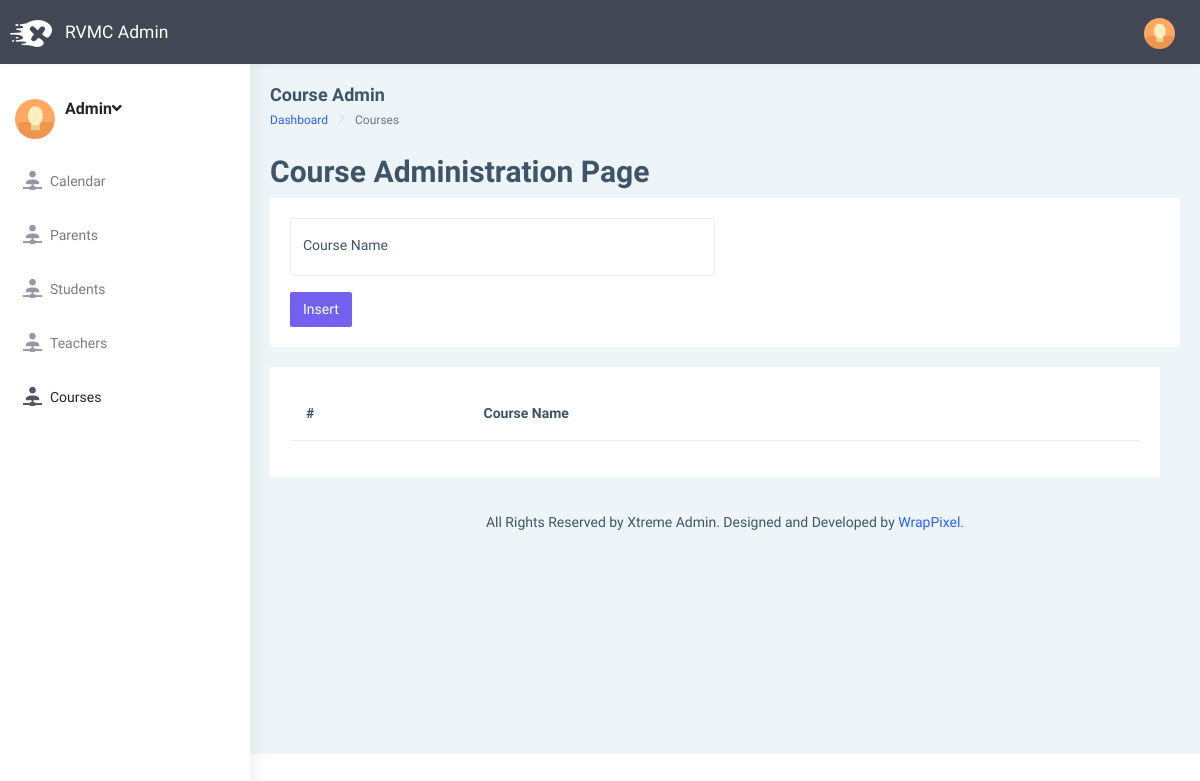
Before: /administration/course.php with the older database file.
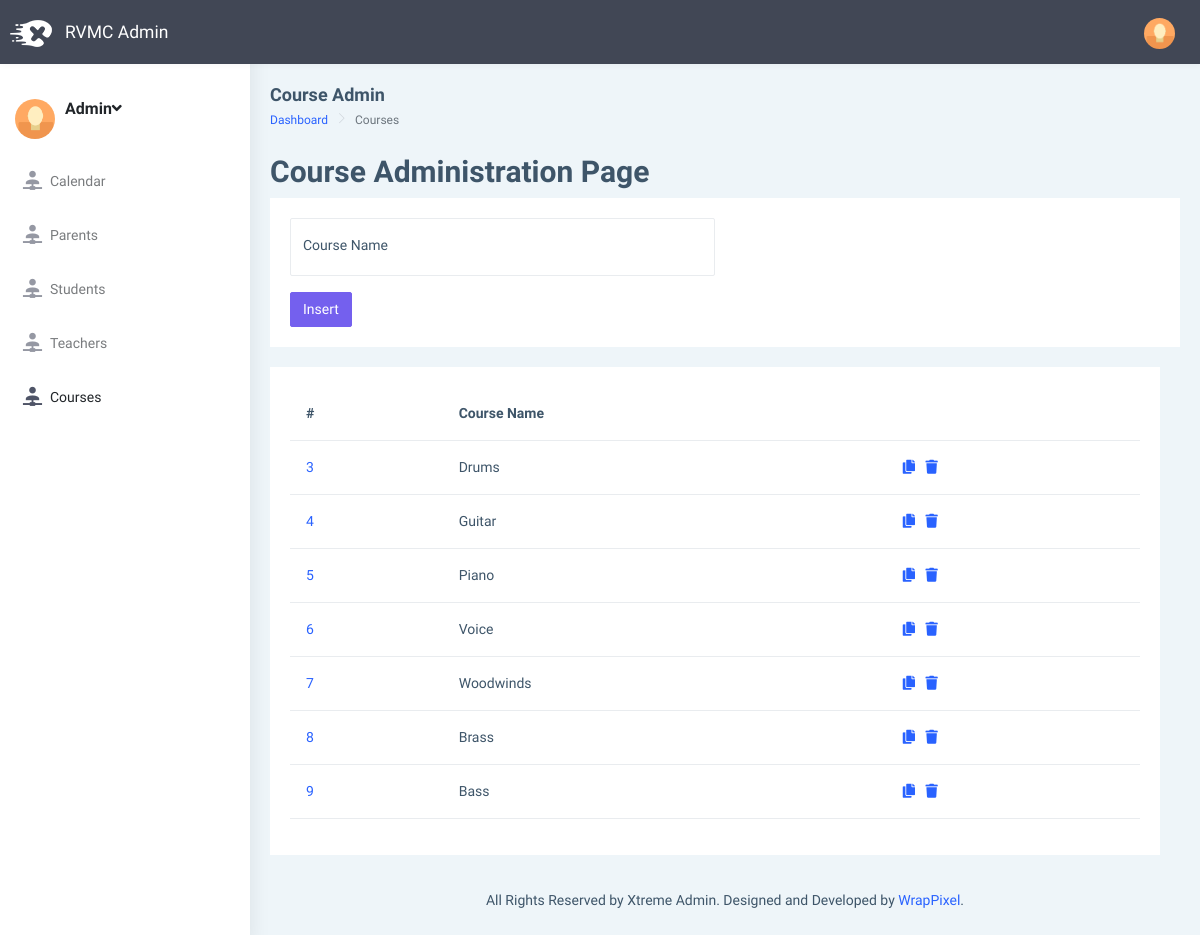
After: the same page with the newer database file.
### tables this page shows
CREATE TABLE `course` (
  `id` int NOT NULL AUTO_INCREMENT,
  `name` varchar(45) DEFAULT NULL,
  PRIMARY KEY (`id`)
);

### classes/course_dao.php (called while the page is built, shortened)
<?php
class CourseDao {
    public function getAllCourses() {
        $records = array();
        $arrayCounter = 0;
        try {
            $db = DbUtil::getConnection();
            $sql = "select * from course";
            $stmt = $db->prepare($sql);
            if ($stmt->execute()) {
                while ($row = $stmt->fetch(PDO::FETCH_ASSOC)) {
                    $records[$arrayCounter++] = $this->setRowValue($row);
                }
            }
        } catch (PDOException $e) {
            echo 'DATABASE ERROR' . $e->getMessage() . '<br>';
            $db = null;
        }
        return $records;
    }
    private function setRowValue($row) {
        $course = new Course();
        $course->id = $row["id"];
        $course->name = $row["name"];
        return $course;
    }
}
?>

### administration/course.php (the view, shortened to what this page needs)
<?php
$title = "Course Admin";
$breadcrumb = "Courses";
require dirname(__FILE__) . "/page-includes/header.php";
require dirname(__FILE__) . "/page-includes/nav-bar.php";
require dirname(__FILE__) . "/page-includes/page-wrapper-start.php";
$courseDao = new CourseDao();
$course = new Course();
isset($_POST["id"]) ? $course->id = $_POST["id"] : $course->id = "";
isset($_POST["name"]) ? $course->name = $_POST["name"] : $course->name = "";
?>
<div class="container-fluid">
    <h2>Course Administration Page</h2>
    <div class="row">
        <div class="col-12">
            <div class="card">
                <div class="card-body">
                    <form action="course.php" method="post">
                        <div class="row">
                            <div class="col-6">
                                <div class="form-floating mb-3">
                                    <input type="text" name="name" class="form-control" id="floatingInput1" placeholder="John" value="<?=$course->name?>">
                                    <label for="floatingInput">Course Name</label>
                                </div>
							</div>
                        <div class="row">
                            <div class="col-12">
                                <?php
                                if ($course->id == "") {
                                ?>
                                <button type="submit" name="btnInsert" value="insert" class="btn btn-primary">Insert</button>
                                <?php
                                }
                                ?>
                            </div>
                        </div>
                    </form>
                </div>
            </div>
        </div>
    </div>
    <div class="row">
        <div class="col-12">
            <div class="card">
                <div class="card-body">
                    <div class="table-responsive">
                        <table class="table">
                            <thead>
                                <tr>
                                    <th scope="col">#</th>
                                    <th scope="col">Course Name</th>
                                    <th scope="col">&nbsp;</th>
                                </tr>
                            </thead>
                            <tbody>
                            <?php
                            $courses = $courseDao->getAllcourses();
                            foreach ($courses as $course) {
                            ?>
                                <tr>
                                    <td scope="row"><a href="course.php?id=<?=$course->id?>"><?= $course->id ?></a></td>
                                    <td><?= $course->name ?></td>
                                    <td>
                                        <a href="course.php?id=<?=$course->id?>" class="fa fa-copy"></a> &nbsp;
                                        <a href="course.php?id=<?=$course->id?>" class="fa fa-trash"></a>
                                    </td>
                                </tr>
                            <?php
                            }
                            ?>
                            </tbody>
                        </table>
                    </div>
                </div>
            </div>
        </div>
    </div>
</div>
<?php  require dirname(__FILE__) . "/page-includes/footer.php";  ?>

### administration/page-includes/header.php (shortened to what this page needs)
<!DOCTYPE html>
<html dir="ltr" lang="en">
<head>
    <link href="assets/libs/chartist/dist/chartist.min.css" rel="stylesheet">
    <link href="assets/css/style.min.css" rel="stylesheet">
</head>
<body>
<div id="main-wrapper" data-layout="vertical" data-navbarbg="skin5" data-sidebartype="full" data-sidebar-position="absolute" data-header-position="absolute" data-boxed-layout="full">
    <header class="topbar" data-navbarbg="skin5">
        <nav class="navbar top-navbar navbar-expand-md navbar-dark">
            <div class="navbar-header" data-logobg="skin5">
                <a class="navbar-brand" href="parent.php">
                    <b class="logo-icon">
                        <img src="assets/img/logo-light-icon.png" alt="homepage" class="light-logo" />
                    </b>
                    <span class="logo-text">RVMC Admin</span>
                </a>
            </div>
            <div class="navbar-collapse collapse" id="navbarSupportedContent" data-navbarbg="skin5">
                <ul class="navbar-nav float-start me-auto">
                    <li class="nav-item search-box">&nbsp;</li>
                </ul>
                <ul class="navbar-nav float-end">
                    <li class="nav-item dropdown">
                        <a class="nav-link dropdown-toggle text-muted waves-effect waves-dark pro-pic" href="#" id="navbarDropdown" role="button" data-bs-toggle="dropdown" aria-expanded="false">
                            <img src="assets/img/users/1.jpg" alt="user" class="rounded-circle" width="31">
                        </a>
                    </li>
                </ul>
            </div>
        </nav>
    </header>

### administration/page-includes/nav-bar.php (shortened to what this page needs)
<aside class="left-sidebar" data-sidebarbg="skin6">
    <div class="scroll-sidebar">
        <nav class="sidebar-nav">
            <ul id="sidebarnav">
                <li>
                    <div class="user-profile d-flex no-block dropdown m-t-20">
                        <div class="user-pic"><img src="assets/img/users/1.jpg" alt="users" class="rounded-circle" width="40" /></div>
                        <div class="user-content hide-menu m-l-10">
                            <a href="#" class="" id="Userdd" role="button" data-bs-toggle="dropdown" aria-haspopup="true" aria-expanded="false">
                                <h5 class="m-b-0 user-name font-medium">Admin<i class="fa fa-angle-down"></i></h5>
                            </a>
                        </div>
                    </div>
                </li>
                <li class="sidebar-item">
                    <a class="sidebar-link waves-effect waves-dark sidebar-link" href="index.php" aria-expanded="false">
                        <i class="mdi mdi-account-network"></i><span class="hide-menu">Calendar</span>
                    </a>
                </li>
                <li class="sidebar-item">
                    <a class="sidebar-link waves-effect waves-dark sidebar-link" href="parent.php" aria-expanded="false">
                        <i class="mdi mdi-account-network"></i><span class="hide-menu">Parents</span>
                    </a>
                </li>
                <li class="sidebar-item">
                    <a class="sidebar-link waves-effect waves-dark sidebar-link" href="student.php" aria-expanded="false">
                        <i class="mdi mdi-account-network"></i><span class="hide-menu">Students</span>
                    </a>
                </li>
                <li class="sidebar-item">
                    <a class="sidebar-link waves-effect waves-dark sidebar-link" href="teacher.php" aria-expanded="false">
                        <i class="mdi mdi-account-network"></i><span class="hide-menu">Teachers</span>
                    </a>
                </li>
                <li class="sidebar-item">
                    <a class="sidebar-link waves-effect waves-dark sidebar-link" href="course.php" aria-expanded="false">
                        <i class="mdi mdi-account-network"></i><span class="hide-menu">Courses</span>
                    </a>
                </li>
            </ul>
        </nav>
    </div>
</aside>

### administration/page-includes/page-wrapper-start.php
<div class="page-wrapper">
    <div class="page-breadcrumb">
        <div class="row align-items-center">
            <div class="col-12">
                <h4 class="page-title"><? echo $title; ?></h4>
                <div class="d-flex align-items-center">
                    <nav aria-label="breadcrumb">
                        <ol class="breadcrumb">
                            <li class="breadcrumb-item"><a href="dashboard.php">Dashboard</a></li>
                            <li class="breadcrumb-item active" aria-current="page"><?= $breadcrumb ?></li>
                        </ol>
                    </nav>
                </div>
            </div>
        </div>
    </div>

### administration/page-includes/footer.php (shortened to what this page needs)
                <footer class="footer text-center">
                    All Rights Reserved by Xtreme Admin. Designed and Developed by <a href="https://www.wrappixel.com">WrapPixel</a>.
                </footer>
            </div>
        </div>
    </body>
</html>

Changed rows visible on the page:
added course: id "3", name "Drums"
added course: id "4", name "Guitar"
added course: id "5", name "Piano"
added course: id "6", name "Voice"
added course: id "7", name "Woodwinds"
added course: id "8", name "Brass"
added course: id "9", name "Bass"
